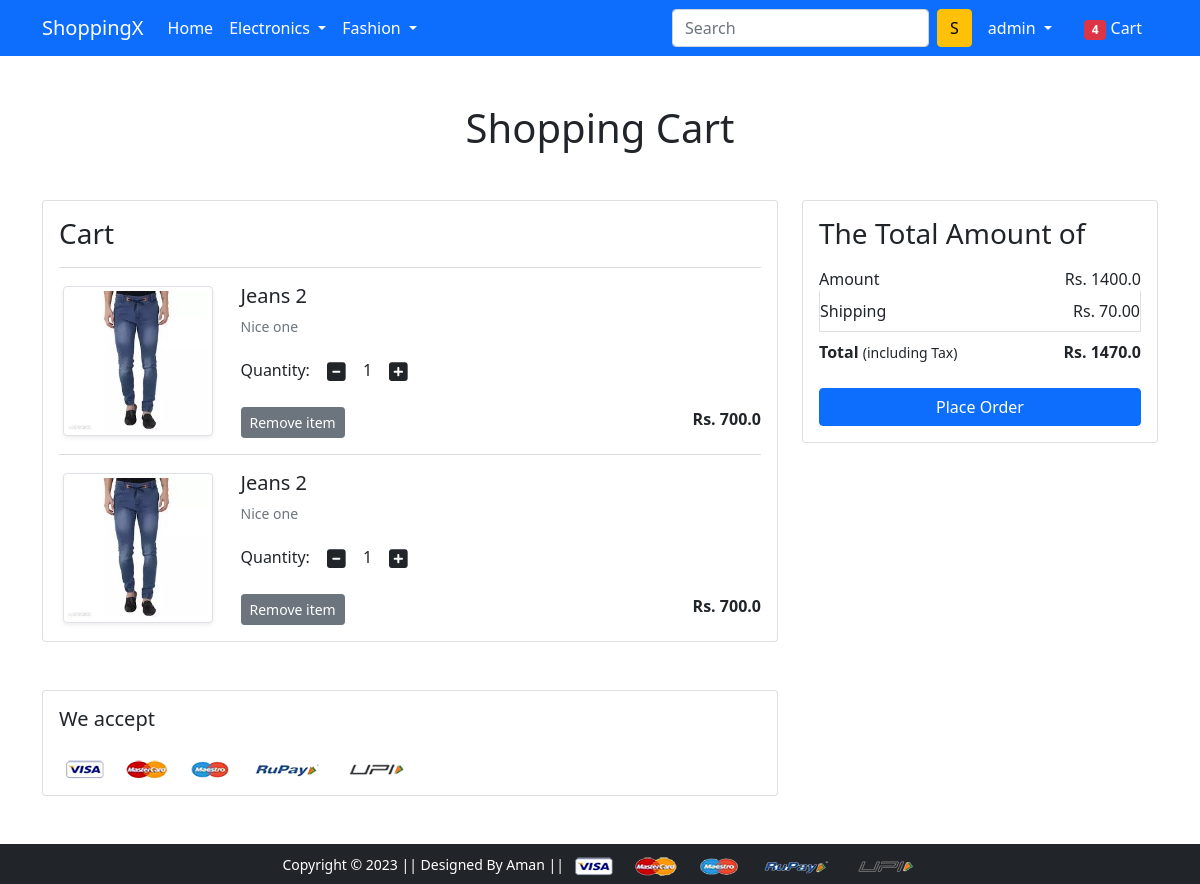
The app's page /cart/ (signed in) with its own data.
### app/models.py (models this page shows, shortened)
class cart(models.Model):
    user = models.ForeignKey(User,on_delete=models.CASCADE)
    product =models.ForeignKey(product , on_delete=models.CASCADE)
    quantity = models.PositiveIntegerField(default=1)

class product (models.Model):
    title = models.CharField(max_length=200)
    selling_price = models.FloatField()
    discounted_price = models.FloatField()
    description = models.TextField()
    brand = models.CharField(max_length=200)
    category = models.CharField(choices=CATEGORY_CHOICES,max_length=2)
    product_image = models.ImageField(upload_to='productimg')

### app/views.py (the view)
# urls.py: path('cart/', views.show_cart, name='show-cart'),
@login_required
def show_cart(request):
    if request.user.is_authenticated:
        user = request.user
        Cart = cart.objects.filter(user=user)  # Cart is query set of cart table objects having user is current user
        amount =0.0
        shipping_amount = 70.0
        total_amount = 0.0
        if Cart :
            for p in Cart:
                tempamount = (p.quantity*p.product.discounted_price)
                amount+=tempamount
            total_amount = amount + shipping_amount
            return render(request,'app/addtocart.html',{'carts':Cart,'amount' : amount , 'total_amount' : total_amount})
        else:
            return render(request,'app/emptycart.html')

### app/templates/app/addtocart.html (shortened to what this page needs)
{% extends 'app/base.html' %}
{% load static %}
{% block main-content %}
<div class="container my-5">
 <div class="row">
  <h1 class="text-center mb-5">Shopping Cart</h1>
  <div class="col-sm-8">
  <div class="card">
   <div class="card-body">
    <h3>Cart</h3>
    {% for cart in carts  %}
    <hr class="text-muted">
    <div class="row"   id="elem">
     <div class="col-sm-3 text-center  align-self-center"><img src="{{cart.product.product_image.url}}" class="img-fluid img-thumbnail shadow-sm" height="150" width="150"> </div>
     <div class="col-sm-9">
      <div>
       <h5>{{cart.product.title}}</h5>
       <p class="mb-2 text-muted small">{{cart.product.description}}</p>
       <div class="my-3">
        <label for="quantity">Quantity:</label>
        <a class="minus-cart btn" pid="{{cart.product.id}}"><i class="fas fa-minus-square fa-lg"></i></a>
          <span id="quantity">{{cart.quantity}}</span>
        <a class="plus-cart btn" pid="{{cart.product.id}}"><i class="fas fa-plus-square fa-lg"></i></a>
       </div>
       <div class="d-flex justify-content-between">
        <a href="#" class="btn btn-sm btn-secondary mr-3 remove-cart" pid="{{cart.product.id}}">Remove item </a>
        <p class="mb-0"><span><strong>Rs. {{cart.product.discounted_price}}</strong></span></p>
       </div>
      </div>
     </div>
    </div>
    {% endfor %}
   </div>
   </div>
  </div>
  <div class="col-sm-4">
   <div class="card">
    <div class="card-body">
      <h3>The Total Amount of</h3>
      <ul class="list-group">
       <li class="list-group-item d-flex justify-content-between align-items-center border-0 px-0 pb-0">Amount<span>Rs. <span id="amount">{{amount}}</span></span></li>
       <li class="list-group-item d-flex justify-content-between align-items-center px-0">Shipping<span>Rs. 70.00</span></li>
       <li class="list-group-item d-flex justify-content-between align-items-center border-0 px-0 mb-3">
        <div>
           <strong>Total</strong> <small>(including Tax)</small>
         </div>
         <span><strong>Rs. <strong id="totalamount">{{total_amount}}</strong></strong></span>
       </li>
      </ul>
      <div class="d-grid"><a href="{% url 'checkout' %}" class="btn btn-primary">Place Order</a></div>
    </div>
   </div>
  </div>
 </div>
</div>
<div class="container">
 <div class="row">
  <div class="col-sm-8">
   <div class="card">
    <div class="card-body">
      <h5 class="mb-4">We accept</h5>
      <img src="{% static 'app/images/payment.png' %}" alt="" class="img-fluid">
    </div>
  </div>
  </div>
 </div>
</div>
{% endblock main-content %}

### app/templates/app/base.html (shortened to what this page needs)
<!doctype html>
{% load static %}
<html lang="en">
  <head>
    <link href="https://cdn.jsdelivr.net/npm/bootstrap@5.0.0-beta1/dist/css/bootstrap.min.css" rel="stylesheet">
    <link rel="stylesheet" href="{% static 'app/css/owl.carousel.min.css' %}">
    <link rel="stylesheet" href="{% static 'app/css/all.min.css' %}">
    <link rel="stylesheet" href="{% static 'app/css/style.css' %}">
  </head>
  <body>
    <nav class="navbar navbar-expand-lg navbar-dark bg-primary">
     <div class="container">
       <a class="navbar-brand" href="{%url 'home'%}">ShoppingX</a>
       <div class="collapse navbar-collapse" id="navbarSupportedContent">
         <ul class="navbar-nav me-auto mb-2 mb-lg-0">
           <li class="nav-item">
             <a class="nav-link active" aria-current="page" href="{% url 'home' %}">Home</a>
           </li>
           <li class="nav-item dropdown">
             <a class="nav-link dropdown-toggle text-white" href="#" id="electronicsDropdown" role="button" data-bs-toggle="dropdown" aria-expanded="false">
               Electronics
             </a>
           </li>
           <li class="nav-item dropdown">
             <a class="nav-link dropdown-toggle text-white" href="#" id="fashionDropdown" role="button" data-bs-toggle="dropdown" aria-expanded="false">
               Fashion
             </a>
           </li>
         </ul>
         <form class="d-flex">
           <input class="form-control me-2" type="search" placeholder="Search" aria-label="Search">
           <button class="btn btn-warning" type="submit">S</button>
         </form>
         <div>
          <ul class="navbar-nav me-auto mb-2 mb-lg-0">
            {% if request.user.is_authenticated %}
           <li class="nav-item dropdown mx-2">
              <a class="nav-link dropdown-toggle text-white" href="#" id="profileDropdown" role="button" data-bs-toggle="dropdown" aria-expanded="false">
                {{request.user}}
              </a>
            </li>
            <li class="nav-item mx-2">
             <a href="{% url 'show-cart' %}" class="nav-link text-white"><span class="badge bg-danger">4</span> Cart </a>
            </li>
            {% endif %}
          </ul>
         </div>
       </div>
     </div>
    </nav>
    {% block main-content %} {% endblock main-content %}
    <footer class="container-fluid bg-dark text-center p-2 mt-5">
        <small class="text-white">Copyright &copy; 2023 || Designed By Aman || </small>
        <img src="{% static 'app/images/payment.png' %}" alt="" srcset="" class="img-fluid" height="2px">
    </footer>
  </body>
</html>

### records on screen
cart: product.product_image (picture), product "Jeans 2", product.description "Nice one", quantity "1", product.discounted_price "700.0"
cart: product.product_image (picture), product "Jeans 2", product.description "Nice one", quantity "1", product.discounted_price "700.0"

### other values on screen
{{ request.user }} "admin"
{{ amount }} "1400.0"
{{ total_amount }} "1470.0"
